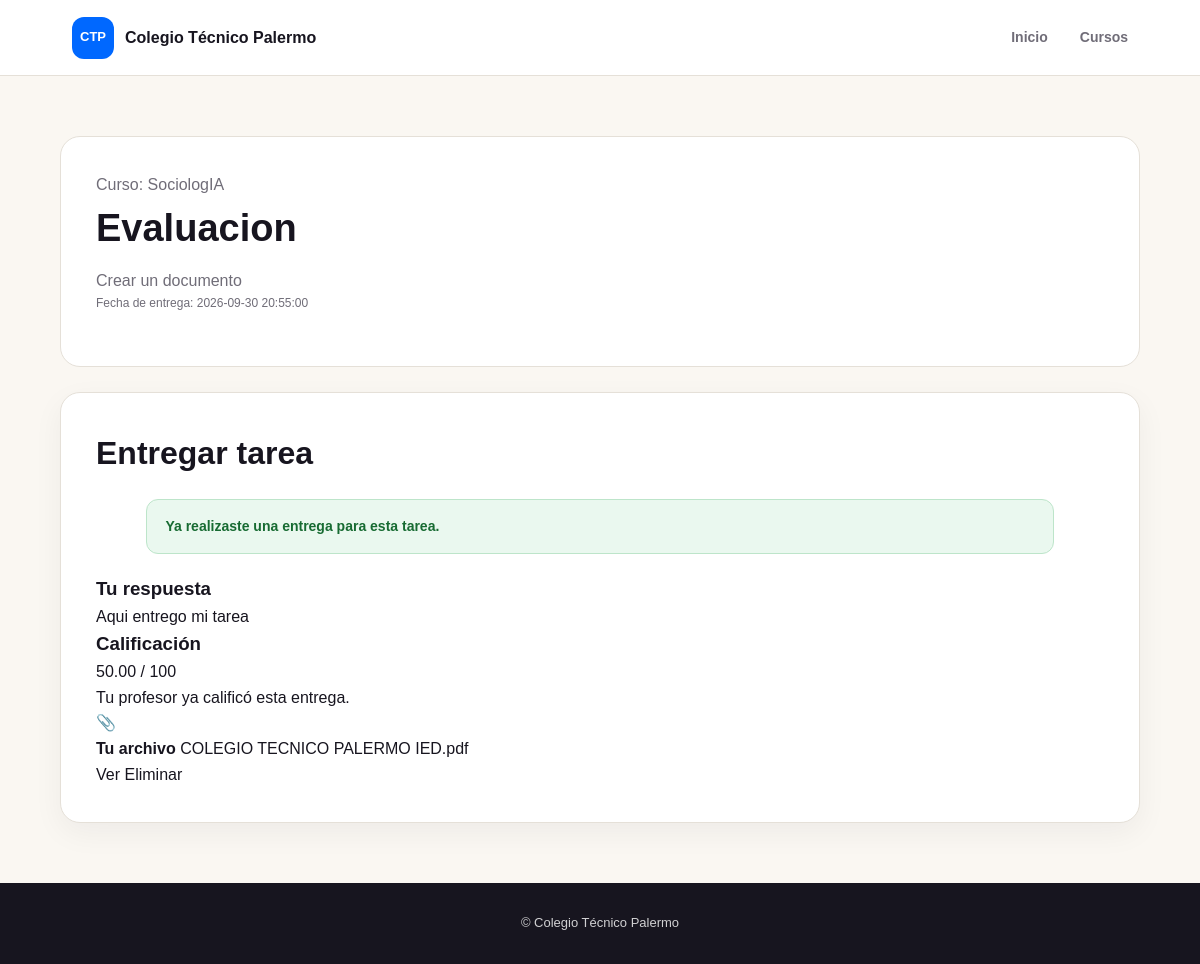
The app's page /Vistas/tarea.php?id=3 (signed in) with its own data.
### tables this page shows
CREATE TABLE `cursos` (
  `id_curso` int(11) NOT NULL,
  `nombre` varchar(150) NOT NULL,
  `descripcion` text DEFAULT NULL,
  `profesor_id` int(11) NOT NULL,
  `fecha_creacion` datetime DEFAULT current_timestamp()
);

CREATE TABLE `tareas` (
  `id_tarea` int(11) NOT NULL,
  `curso_id` int(11) NOT NULL,
  `titulo` varchar(200) NOT NULL,
  `descripcion` text DEFAULT NULL,
  `fecha_entrega` datetime NOT NULL,
  `fecha_creacion` datetime DEFAULT current_timestamp(),
  `id_archivo` int(11) DEFAULT NULL
);

CREATE TABLE `entregas` (
  `id_entrega` int(11) NOT NULL,
  `tarea_id` int(11) NOT NULL,
  `estudiante_id` int(11) NOT NULL,
  `respuesta` text DEFAULT NULL,
  `fecha_entrega` datetime DEFAULT current_timestamp(),
  `calificacion` decimal(5,2) DEFAULT NULL,
  `id_archivo` int(11) DEFAULT NULL
);

CREATE TABLE `archivos` (
  `id_archivo` int(11) NOT NULL,
  `id_usuario` int(11) NOT NULL,
  `nombre_original` varchar(255) NOT NULL,
  `nombre_guardado` varchar(255) NOT NULL,
  `ruta` varchar(500) NOT NULL,
  `tipo` varchar(100) NOT NULL,
  `tamano` int(11) NOT NULL,
  `fecha_subida` datetime DEFAULT current_timestamp()
);

### Datos/Tarea/TareaDAO.php (called while the page is built, shortened)
<?php
function obtenerTareaPorId(
    $conexion,
    $idTarea
) {
    $sql = "
        SELECT
            tareas.*,
            cursos.nombre AS nombre_curso,
            archivos.nombre_original,
            archivos.nombre_guardado,
            archivos.ruta,
            archivos.tipo,
            archivos.tamano
        FROM tareas
        INNER JOIN cursos
            ON tareas.curso_id = cursos.id_curso
        LEFT JOIN archivos
            ON tareas.id_archivo = archivos.id_archivo
        WHERE tareas.id_tarea = ?
    ";
    $stmt = $conexion->prepare($sql);
    $stmt->bind_param(
        "i",
        $idTarea
    );
    $stmt->execute();
    $resultado = $stmt->get_result();
    $tarea = $resultado->fetch_assoc();
    return $tarea;
}

### Datos/Curso/CursoDAO.php (called while the page is built, shortened)
<?php
function obtenerCursoPorId(
    $conexion,
    $idCurso
) {
    $sql = "SELECT
                c.id_curso,
                c.nombre,
                c.descripcion,
                c.fecha_creacion,
                c.profesor_id,
                u.nombre AS profesor_nombre,
                u.apellido AS profesor_apellido
            FROM cursos c
            INNER JOIN usuarios u
                ON c.profesor_id = u.id_usuario
            WHERE c.id_curso = ?";
    $stmt = $conexion->prepare($sql);
    $stmt->bind_param(
        "i",
        $idCurso
    );
    $stmt->execute();
    $resultado = $stmt->get_result();
    $curso = $resultado->fetch_assoc();
    return $curso;
}

### Datos/Entrega/EntregaDAO.php (called while the page is built, shortened)
<?php
function obtenerEntregaEstudiante(
    $conexion,
    $tareaId,
    $estudianteId
) {
    $sql = "SELECT
                entregas.*,
                archivos.nombre_original,
                archivos.nombre_guardado,
                archivos.ruta,
                archivos.tipo,
                archivos.tamano
            FROM entregas
            LEFT JOIN archivos
                ON entregas.id_archivo =
                   archivos.id_archivo
            WHERE entregas.tarea_id = ?
            AND entregas.estudiante_id = ?
            ORDER BY entregas.fecha_entrega DESC
            LIMIT 1";
    $stmt = $conexion->prepare($sql);
    $stmt->bind_param(
        "ii",
        $tareaId,
        $estudianteId
    );
    $stmt->execute();
    $resultado = $stmt->get_result();
    $entrega = $resultado->fetch_assoc();
    return $entrega;
}

### Vistas/tarea.php (the view, shortened to what this page needs)
<?php
require_once __DIR__ . "/../Config/conexionBDD.php";
require_once __DIR__ . "/../Datos/Tarea/TareaDAO.php";
require_once __DIR__ . "/../Datos/Curso/CursoDAO.php";
require_once __DIR__ . "/../Datos/Entrega/EntregaDAO.php";
$idTarea = $_GET["id"] ?? "";
$tarea = obtenerTareaPorId(
    $conexion,
    $idTarea
);
$cursoId = $tarea["curso_id"];
$curso = obtenerCursoPorId(
    $conexion,
    $cursoId
);
$entrega = null;
if ($_SESSION["rol"] === "estudiante") {
    $entrega = obtenerEntregaEstudiante(
        $conexion,
        $idTarea,
        $_SESSION["id_usuario"]
    );
}
?>
<!DOCTYPE html>
<html lang="es">
<head>
    <link
        rel="stylesheet"
        href="../CSS/estilos.css?v=6"
    >
</head>
<body>
<nav class="navbar">
    <a href="inicio.php" class="logo">
        <span class="logo-mark">
            CTP
        </span>
        <span class="logo-text">
            Colegio Técnico Palermo
        </span>
    </a>
    <div class="nav-links">
        <a href="inicio.php">
            Inicio
        </a>
        <a href="cursos.php">
            Cursos
        </a>
    </div>
</nav>
<main>
<div class="curso-detalle">
    <div class="curso-detalle-header">
        <p>
            Curso:
            <?php
            echo htmlspecialchars(
                $curso["nombre"]
            );
            ?>
        </p>
        <h1>
            <?php
            echo htmlspecialchars(
                $tarea["titulo"]
            );
            ?>
        </h1>
        <p>
            <?php
            echo nl2br(
                htmlspecialchars(
                    $tarea["descripcion"] ?? ""
                )
            );
            ?>
        </p>
        <div class="curso-info">
            Fecha de entrega:
            <?php
            echo htmlspecialchars(
                $tarea["fecha_entrega"]
            );
            ?>
        </div>
    </div>
    <?php if ($_SESSION["rol"] === "estudiante"): ?>
        <div class="form-card">
            <h2>
                Entregar tarea
            </h2>
            <?php if ($entrega): ?>
                <div class="mensaje mensaje-exito">
                    Ya realizaste una entrega
                    para esta tarea.
                </div>
                <div class="entrega-estudiante">
                    <h3>
                        Tu respuesta
                    </h3>
                    <p>
                        <?php
                        echo nl2br(
                            htmlspecialchars(
                                $entrega["respuesta"]
                            )
                        );
                        ?>
                    </p>
                </div>
                <div class="calificacion-estudiante">
                    <h3>
                        Calificación
                    </h3>
                    <?php if ($entrega["calificacion"] !== null): ?>
                        <div class="calificacion-valor">
                            <?php
                            echo htmlspecialchars(
                                $entrega["calificacion"]
                            );
                            ?>
                            <span>
                                / 100
                            </span>
                        </div>
                        <p>
                            Tu profesor ya calificó esta entrega.
                        </p>
                    <?php endif; ?>
                </div>
                <?php if (!empty($entrega["id_archivo"])): ?>
                    <div class="archivo-entrega">
                        <div class="archivo-entrega-icono">
                            📎
                        </div>
                        <div class="archivo-entrega-info">
                            <strong>
                                Tu archivo
                            </strong>
                            <span>
                                <?php
                                echo htmlspecialchars(
                                    $entrega["nombre_original"]
                                );
                                ?>
                            </span>
                        </div>
                        <div class="archivo-entrega-acciones">
                            <a
                                href="../<?php echo htmlspecialchars($entrega["ruta"]); ?>"
                                target="_blank"
                                class="archivo-ver-btn"
                            >
                                Ver
                            </a>
                            <a
                                href="../Procesos/eliminarArchivoEntrega.php?id=<?php echo $entrega["id_entrega"]; ?>"
                                class="archivo-eliminar-btn"
                                onclick="return confirm('¿Seguro que quieres eliminar este archivo?');"
                            >
                                Eliminar
                            </a>
                        </div>
                    </div>
                <?php endif; ?>
            <?php endif; ?>
        </div>
    <?php endif; ?>
</div>
</main>
<footer>
    <p>
        © Colegio Técnico Palermo
    </p>
</footer>
</body>
</html>

### CSS/estilos.css (style rules this page uses)
:root { --azul: #0068ff; --azul-oscuro: #004cba; --rojo: #fe0000; --fondo: #faf7f2; --blanco: #ffffff; --texto: #17151f; --gris: #706d78; --borde: #e5e0d8; --radio: 20px; }
* { margin: 0; padding: 0; box-sizing: border-box; }
html { scroll-behavior: smooth; }
body { font-family: Arial, Helvetica, sans-serif; background: var(--fondo); color: var(--texto); line-height: 1.6; }
a { text-decoration: none; color: inherit; }
.navbar { width: 100%; min-height: 76px; display: flex; align-items: center; justify-content: space-between; padding: 0 6%; background: var(--blanco); border-bottom: 1px solid var(--borde); position: sticky; top: 0; z-index: 1000; }
.logo { display: flex; align-items: center; gap: 11px; font-weight: 800; }
.logo-mark { width: 42px; height: 42px; display: flex; align-items: center; justify-content: center; background: var(--azul); color: var(--blanco); border-radius: 12px; font-size: 13px; font-weight: 900; }
.logo-text { font-size: 16px; color: var(--texto); }
.nav-links { display: flex; align-items: center; gap: 32px; }
.nav-links a { position: relative; color: var(--gris); font-size: 14px; font-weight: 700; transition: color 0.2s ease, transform 0.2s ease; }
footer { padding: 30px 8%; background: var(--texto); color: var(--blanco); text-align: center; font-size: 13px; }
footer p { opacity: 0.8; }
.curso-info { margin-bottom: 18px; color: var(--gris); font-size: 12px; }
.curso-detalle { width: 90%; max-width: 1100px; margin: 0 auto; padding: 60px 0; }
.curso-detalle-header { padding: 35px; background: var(--blanco); border-radius: var(--radio); border: 1px solid var(--borde); margin-bottom: 25px; }
.curso-detalle-header h1 { margin-bottom: 10px; font-size: 38px; }
.curso-detalle-header p { color: var(--gris); }
.form-card { padding: 35px; background: var(--blanco); border: 1px solid var(--borde); border-radius: var(--radio); box-shadow: 0 10px 30px rgba(23, 21, 31, 0.05); }
.form-card h1, .form-card h2 { margin-bottom: 8px; font-size: 32px; }
.mensaje { width: 90%; max-width: 1000px; margin: 20px auto; padding: 15px 18px; border-radius: 12px; font-size: 14px; font-weight: 600; }
.mensaje-exito { background: #eaf8ef; border: 1px solid #bde5ca; color: #176b32; }

### records on screen
cursos: nombre "SociologIA"
tareas: titulo "Evaluacion", descripcion "Crear un documento", fecha_entrega "2026-09-30 20:55:00"
entregas: respuesta "Aqui entrego mi tarea", calificacion "50.00", id_archivo.nombre_original "COLEGIO TECNICO PALERMO IED.pdf"
